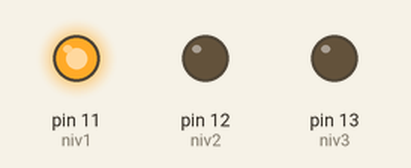
Simulated run of this sketch. Board: Arduino Uno, built with avr-gcc and run on an emulated ATmega328P. Shown: output pins drawn as LEDs (lit = HIGH). Pins used as bus, display or sensor lines are not drawn.

Above: at 0.9 s.
At 2.7 s:
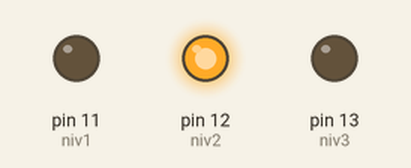
At 4.5 s:
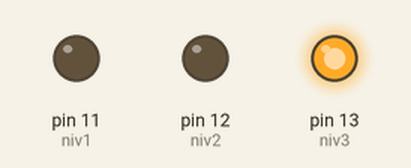
Timing chart, 0 to 7.0 s (numbered marks = the images above):
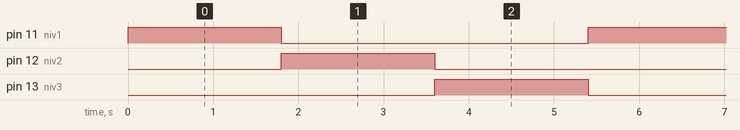

The sketch:

EX_cub.ino
```cpp
const int col1 = 10;
const int col2 = 9;
const int col3 = 8;
const int col4 = 7;
const int col5 = 6;
const int col6 = 5;
const int col7 = 4;
const int col8 = 3;
const int col9 = 2;
const int niv1 = 11;
const int niv2 = 12;
const int niv3 = 13;
int pausa = 200; // velocita de moviment del cub
//********** Setup ****************************************************************
void setup()
{
pinMode(col1, OUTPUT);
pinMode(col2, OUTPUT);
pinMode(col3, OUTPUT);
pinMode(col4, OUTPUT);
pinMode(col5, OUTPUT);
pinMode(col6, OUTPUT);
pinMode(col7, OUTPUT);
pinMode(col8, OUTPUT);
pinMode(col9, OUTPUT);
pinMode(niv1, OUTPUT);
pinMode(niv2, OUTPUT);
pinMode(niv3, OUTPUT);
}
//********** Loop *****************************************************************
void loop()
{
digitalWrite(niv1, HIGH); // mostrat tot el nivell 1
digitalWrite(col1, HIGH);
delay(pausa);
digitalWrite(col1, LOW);
digitalWrite(col2, HIGH);
delay(pausa);
digitalWrite(col2, LOW);
digitalWrite(col3, HIGH);
delay(pausa);
digitalWrite(col3, LOW);
digitalWrite(col4, HIGH);
delay(pausa);
digitalWrite(col4, LOW);
digitalWrite(col5, HIGH);
delay(pausa);
digitalWrite(col5, LOW);
digitalWrite(col6, HIGH);
delay(pausa);
digitalWrite(col6, LOW);
digitalWrite(col7, HIGH);
delay(pausa);
digitalWrite(col7, LOW);
digitalWrite(col8, HIGH);
delay(pausa);
digitalWrite(col8, LOW);
digitalWrite(col9, HIGH);
delay(pausa);
digitalWrite(col9, LOW);
digitalWrite(niv1, LOW);
digitalWrite(niv2, HIGH); // mostrat tot el nivell 2
digitalWrite(col1, HIGH);
delay(pausa);
digitalWrite(col1, LOW);
digitalWrite(col2, HIGH);
delay(pausa);
digitalWrite(col2, LOW);
digitalWrite(col3, HIGH);
delay(pausa);
digitalWrite(col3, LOW);
digitalWrite(col4, HIGH);
delay(pausa);
digitalWrite(col4, LOW);
digitalWrite(col5, HIGH);
delay(pausa);
digitalWrite(col5, LOW);
digitalWrite(col6, HIGH);
delay(pausa);
digitalWrite(col6, LOW);
digitalWrite(col7, HIGH);
delay(pausa);
digitalWrite(col7, LOW);
digitalWrite(col8, HIGH);
delay(pausa);
digitalWrite(col8, LOW);
digitalWrite(col9, HIGH);
delay(pausa);
digitalWrite(col9, LOW);
digitalWrite(niv2, LOW);
digitalWrite(niv3, HIGH); // mostrat tot el nivell 3
digitalWrite(col1, HIGH);
delay(pausa);
digitalWrite(col1, LOW);
digitalWrite(col2, HIGH);
delay(pausa);
digitalWrite(col2, LOW);
digitalWrite(col3, HIGH);
delay(pausa);
digitalWrite(col3, LOW);
digitalWrite(col4, HIGH);
delay(pausa);
digitalWrite(col4, LOW);
digitalWrite(col5, HIGH);
delay(pausa);
digitalWrite(col5, LOW);
digitalWrite(col6, HIGH);
delay(pausa);
digitalWrite(col6, LOW);
digitalWrite(col7, HIGH);
delay(pausa);
digitalWrite(col7, LOW);
digitalWrite(col8, HIGH);
delay(pausa);
digitalWrite(col8, LOW);
digitalWrite(col9, HIGH);
delay(pausa);
digitalWrite(col9, LOW);
digitalWrite(niv3, LOW);
}
```

Measured:
- by itself, pin 11 (niv1), pin 12 (niv2), pin 13 (niv3): alternates HIGH for 1.8 s and LOW for 3.6 s
- by itself, everything shown: repeats every 5.4 s, in 4 steps
